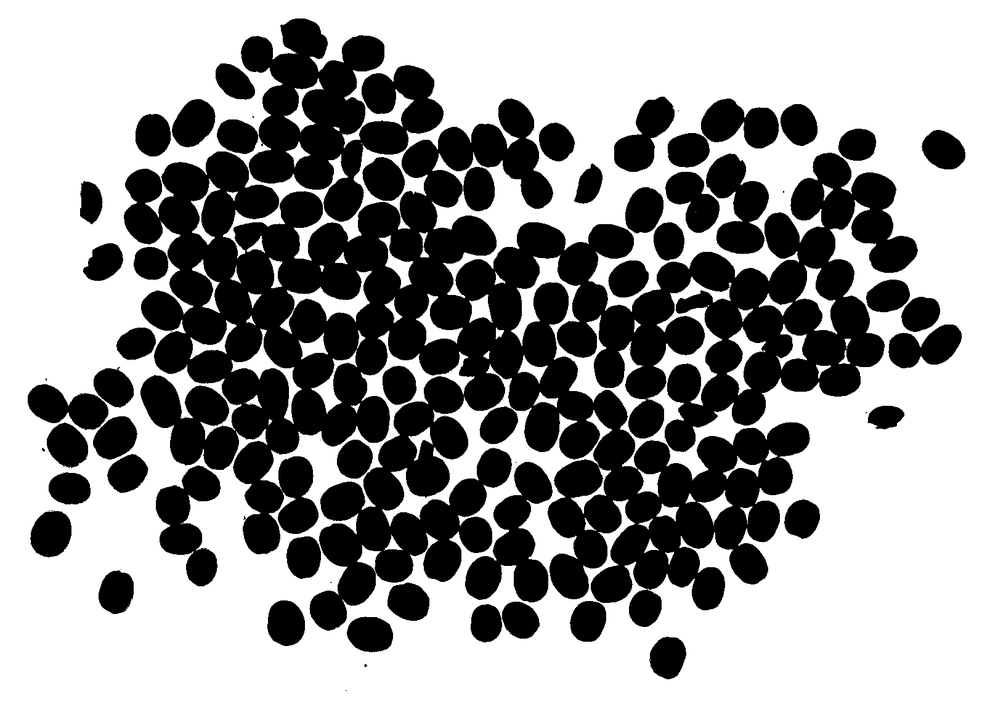
//> input picture tutorial/pdi/exemplos/watershed/cafe-bw.png, 998 x 707 px, shrunk from 1620 x 1148 before the run
$ ./watershed cafe-bw.png   (built with g++ and OpenCV 4)
//> lines starting //> are read from the running program, lines starting //| are printed output that depends on the picture; after the words box and inside, x2 and y2 are one past the last pixel; in counts of white or black regions, pixels touching at a corner belong together
#include <chrono>
#include <iostream>
#include <opencv2/opencv.hpp>

int main(int argc, char* argv[]) {
  cv::Mat dist;
  cv::Mat bw;
  cv::Mat src;
  cv::Mat dist_8u;
  cv::Mat distance;
  cv::Mat background;
  double min, max;
  int numComponents;

  src = cv::imread(argv[1], cv::IMREAD_COLOR);
//> src is the input picture: 707 rows x 998 cols, CV_8UC3; min 0, max 255, mean 152.3
  if (!src.data) {
    return -1;
  }

  cv::namedWindow("Segmentacao de Otsu", cv::WINDOW_NORMAL);
  cv::namedWindow("Marcadores Interiores", cv::WINDOW_NORMAL);
  cv::namedWindow("Marcadores de Fundo", cv::WINDOW_NORMAL);
  cv::namedWindow("Watershed", cv::WINDOW_NORMAL);
  cv::namedWindow("Watershed Lines", cv::WINDOW_NORMAL);
  cv::namedWindow("Transformada Distancia", cv::WINDOW_NORMAL);

  cv::cvtColor(src, bw, cv::COLOR_BGR2GRAY);
  cv::threshold(bw, bw, 0, 255,
                cv::THRESH_BINARY + cv::THRESH_OTSU + cv::THRESH_BINARY_INV);
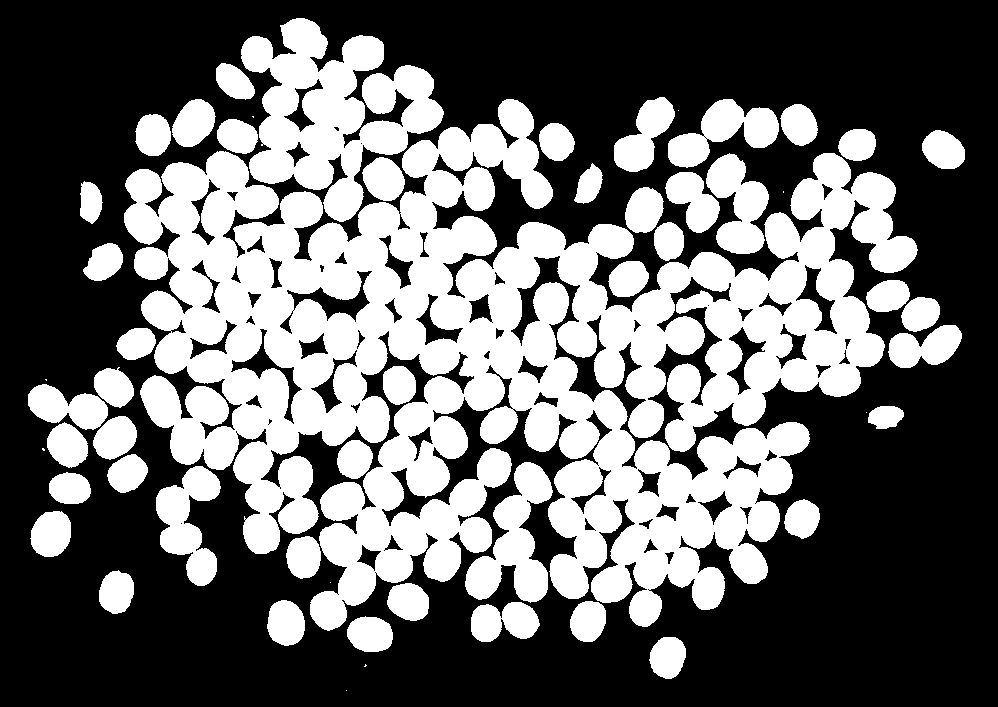
//> bw: 707 rows x 998 cols, CV_8UC1; 40.3% white; 55 white regions (9 under 20 px), largest, box (x1, y1, x2, y2) and area: (124, 99, 918, 631) 196351, (241, 18, 444, 222) 20298, (465, 462, 553, 603) 5784

  cv::distanceTransform(bw, dist, cv::DIST_L2, 3);
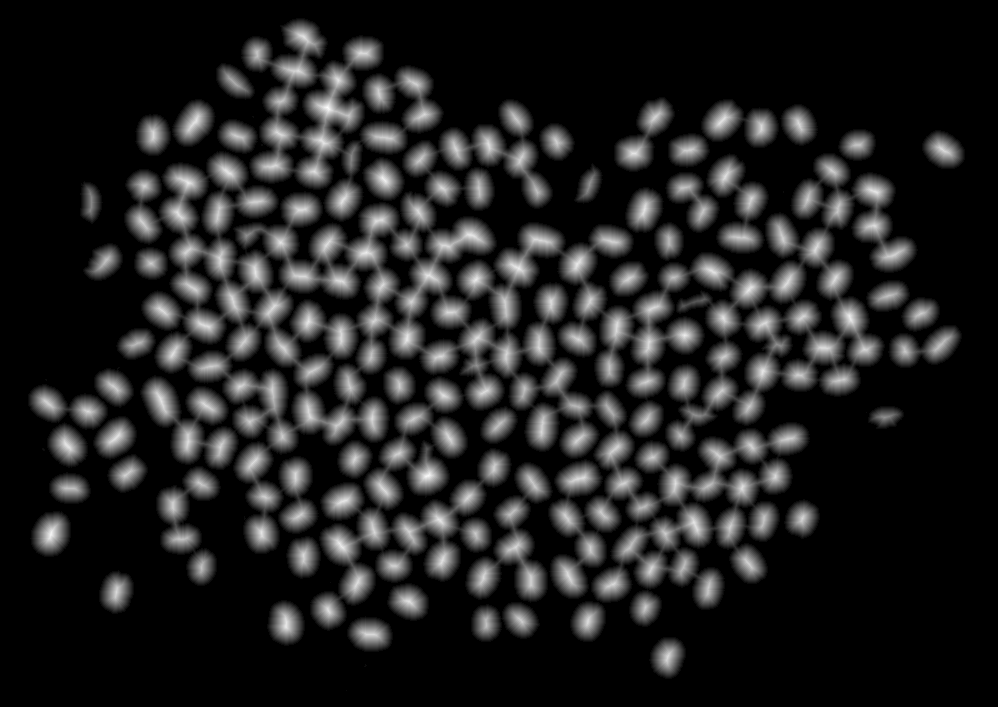
//> dist: 707 rows x 998 cols, CV_32FC1; min 0, max 20.13, mean 2.7; drawn with min black and max white
  dist.convertTo(distance, CV_8U);
  cv::minMaxLoc(dist, &min, &max);
//> min = 0; max = 20.13
  cv::threshold(dist, dist, max * 0.65, 255, cv::THRESH_BINARY);
//> dist: 707 rows x 998 cols, CV_32FC1; 3.8% white; 238 white regions (1 under 20 px), largest, box (x1, y1, x2, y2) and area: (437, 229, 484, 251) 367, (315, 99, 352, 120) 326, (44, 524, 58, 544) 228

  dist.convertTo(dist_8u, CV_8U);

  cv::Mat markers = cv::Mat::zeros(dist.size(), CV_32SC1);

  numComponents = cv::connectedComponents(dist_8u, markers, 8);
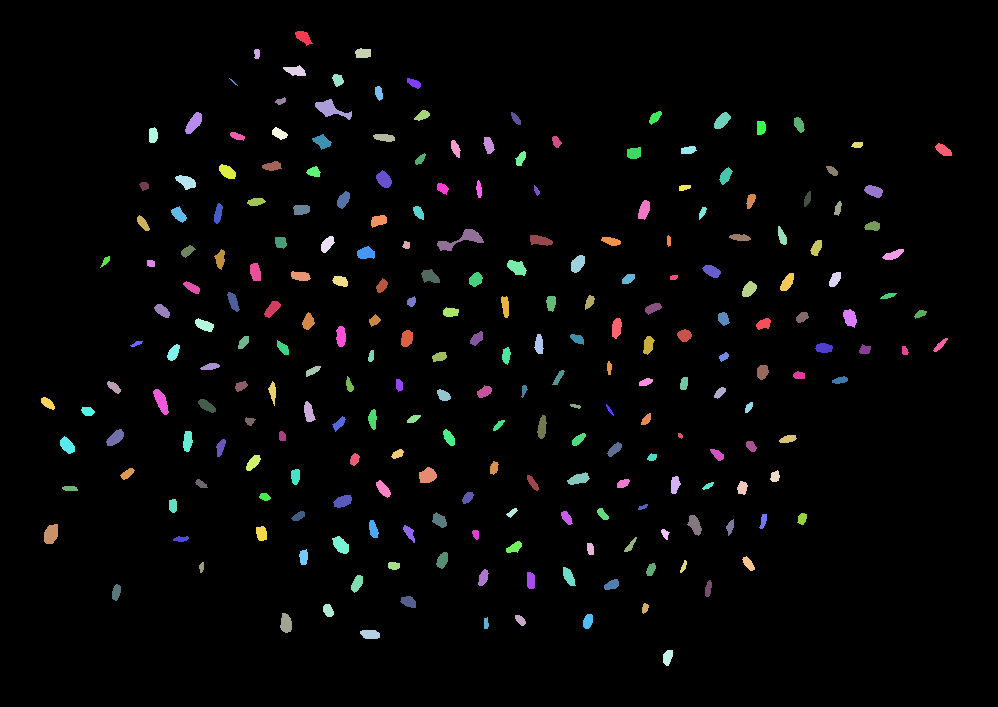
//> markers: 707 rows x 998 cols, CV_32SC1; 239 distinct labels, from 0 to 238; one colour per label, 0 black
//> numComponents = 239

  cv::Mat interior_markers = src.clone();
  cv::Mat bg_markers = src.clone();

  cv::bitwise_not(bw, bw);
  cv::erode(bw, background, cv::Mat(), cv::Point(-1, -1), 2);
//> background: 707 rows x 998 cols, CV_8UC1; 51.5% white; 17 black regions, largest, box (x1, y1, x2, y2) and area: (114, 16, 964, 654) 315821, (26, 365, 150, 506) 10531, (612, 95, 681, 174) 3025

  for (int i = 0; i < background.rows; i++) {
    for (int j = 0; j < background.cols; j++) {
      if (background.at<uchar>(i, j) > 0) {
        bg_markers.at<cv::Vec3b>(i, j) = cv::Vec3b(255, 0, 0);
        markers.at<int>(i, j) = INT32_MAX;
      }
      if (dist_8u.at<uchar>(i, j) == 255) {
        interior_markers.at<cv::Vec3b>(i, j) = cv::Vec3b(0, 255, 0);
      }
    }
  }
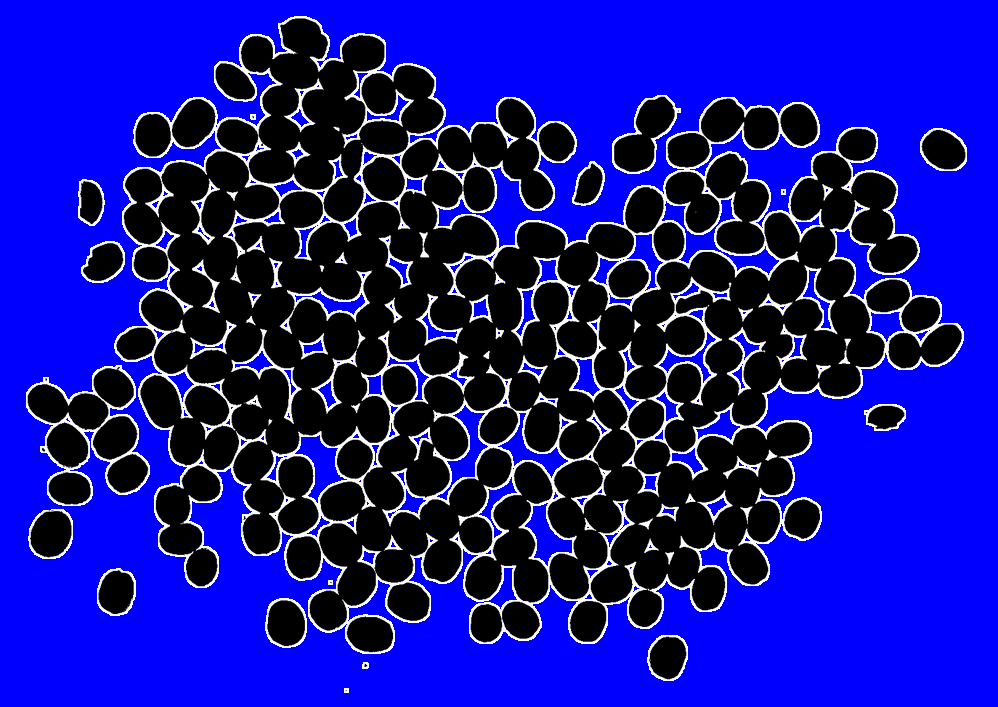
//> bg_markers: 707 rows x 998 cols, CV_8UC3; mean B, G, R 152.3, 20.9, 20.9
//> interior_markers: 707 rows x 998 cols, CV_8UC3; 3.83% of pixels changed, all inside (x1, y1, x2, y2) = (41, 31, 952, 666)

  cv::watershed(src, markers);

  std::vector<cv::Vec3b> colors;
  std::srand(time(0));

  for (int i = 0; i < numComponents; i++) {
    uchar b = std::rand() % 256;
    uchar g = std::rand() % 256;
    uchar r = std::rand() % 256;
    colors.push_back(cv::Vec3b((uchar)b, (uchar)g, (uchar)r));
  }
//> after the loop, colors = 239 items, first 12: [134, 182, 141], [212, 212, 115], [214, 66, 201], [229, 121, 128], [119, 231, 132], [125, 0, 45], [38, 62, 19], [128, 185, 43], [170, 183, 85], [125, 173, 188], [63, 51, 114], [204, 8, 71]

  cv::Mat watershed_result = cv::Mat::zeros(markers.size(), CV_8UC3);
  cv::Mat watershed_markers = cv::Mat::zeros(src.size(), CV_8UC3);

  for (int i = 0; i < markers.rows; i++) {
    for (int j = 0; j < markers.cols; j++) {
      int index = markers.at<int>(i, j);
      if (index > 0 && index <= numComponents)
        watershed_result.at<cv::Vec3b>(i, j) = colors[index - 1];
      else {
        watershed_result.at<cv::Vec3b>(i, j) = cv::Vec3b(0, 0, 0);
        watershed_markers.at<cv::Vec3b>(i, j) = cv::Vec3b(255, 255, 255);
      }
    }
  }
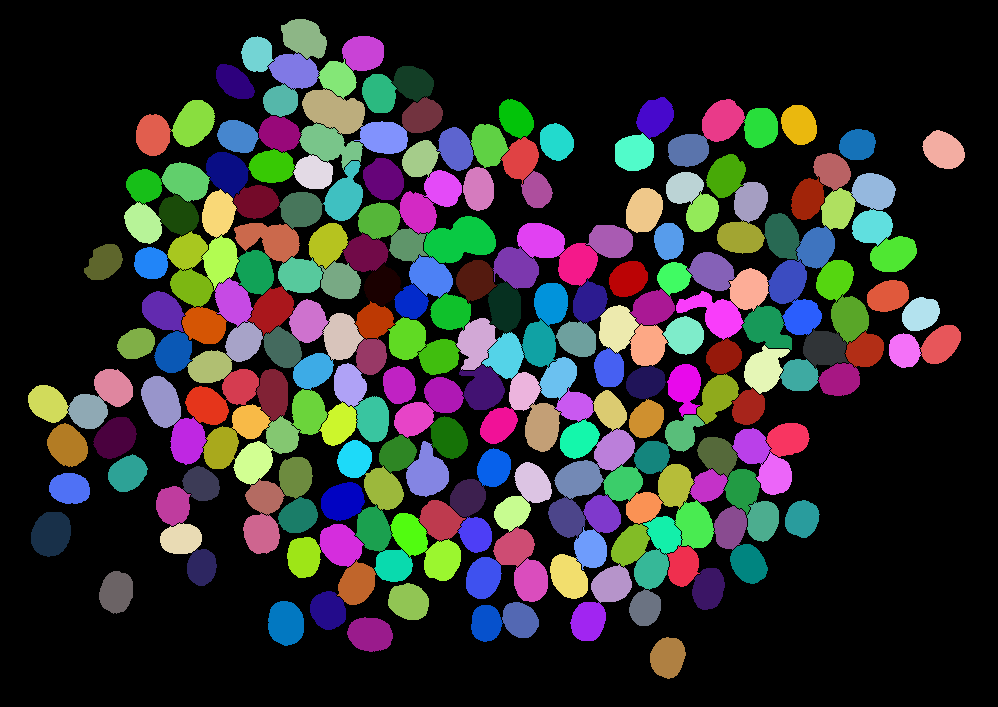
//> watershed_result: 707 rows x 998 cols, CV_8UC3; mean B, G, R 49.7, 49.8, 49.2
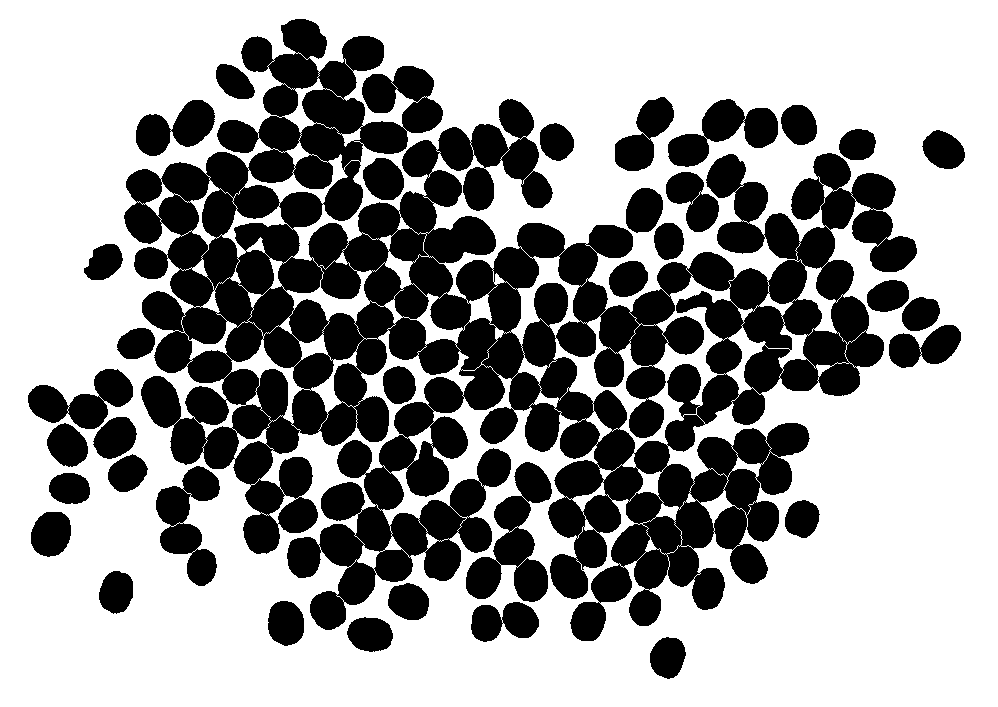
//> watershed_markers: 707 rows x 998 cols, CV_8UC3; 61.7% white; 35 black regions, largest, box (x1, y1, x2, y2) and area: (124, 19, 917, 641) 215562, (466, 462, 552, 602) 5515, (156, 466, 220, 586) 3923

  cv::bitwise_not(bw, bw);

  cv::imshow("Segmentacao de Otsu", bw);
  cv::imshow("Marcadores Interiores", interior_markers);
  cv::imshow("Marcadores de Fundo", bg_markers);
  cv::imshow("Watershed", watershed_result);
  cv::imshow("Watershed Lines", watershed_markers);
  cv::imshow("Transformada Distancia", distance);

  cv::imwrite("watershed-otsu.png", bw);
  cv::imwrite("watershed-background-markers.png", background);
  cv::imwrite("watershed-background-markers-color.png", bg_markers);
  cv::imwrite("watershed-interior-markers.png", interior_markers);
  cv::imwrite("watershed-lines.png", watershed_markers);
  cv::imwrite("watershed-output.png", watershed_result);
  cv::imwrite("watershed-distancia.png", distance);

  cv::waitKey(0);
  return 0;
}
